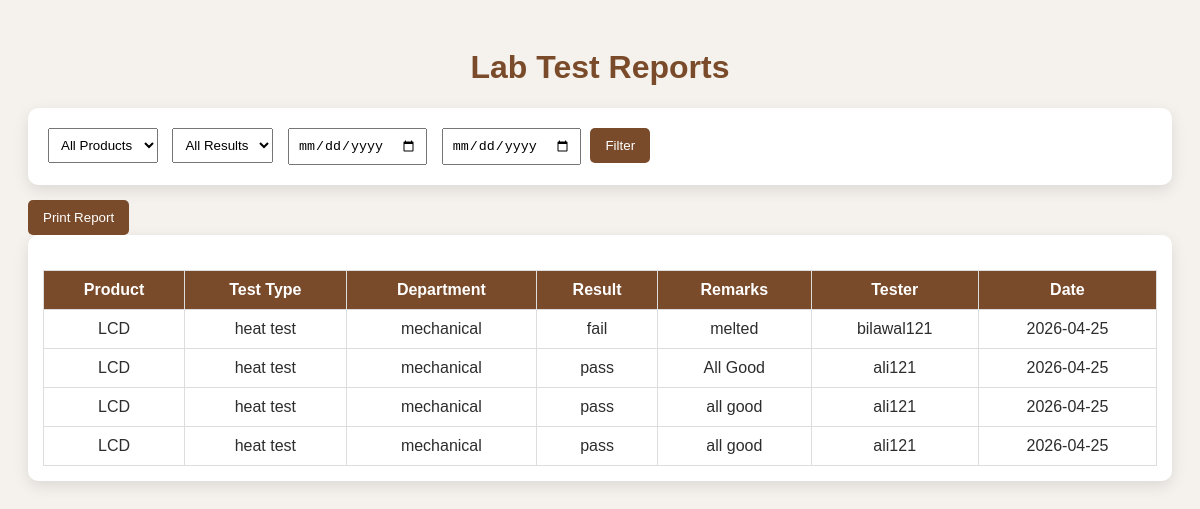
Screenshot of /reports/reports.php (signed in) with the database file from the repository.
### tables this page shows
CREATE TABLE `tests` (
  `id` int(11) NOT NULL,
  `test_id` varchar(12) NOT NULL,
  `product_ref` int(11) NOT NULL,
  `test_type` varchar(100) NOT NULL,
  `department` varchar(100) DEFAULT NULL,
  `result` varchar(20) DEFAULT NULL,
  `remarks` text DEFAULT NULL,
  `tested_by` int(11) DEFAULT NULL,
  `test_date` date DEFAULT NULL,
  `created_at` timestamp NOT NULL DEFAULT current_timestamp()
);

CREATE TABLE `products` (
  `id` int(11) NOT NULL,
  `product_id` varchar(10) NOT NULL,
  `product_name` varchar(100) NOT NULL,
  `product_type` varchar(100) NOT NULL,
  `revision_no` varchar(10) DEFAULT NULL,
  `manufacturing_no` varchar(20) DEFAULT NULL,
  `manufacture_date` date DEFAULT NULL,
  `status` varchar(50) DEFAULT 'Pending Testing',
  `created_at` timestamp NOT NULL DEFAULT current_timestamp()
);

CREATE TABLE `users` (
  `id` int(11) NOT NULL,
  `name` varchar(100) NOT NULL,
  `username` varchar(50) NOT NULL,
  `password` varchar(255) NOT NULL,
  `role` varchar(20) NOT NULL,
  `created_at` timestamp NOT NULL DEFAULT current_timestamp()
);

### reports/reports.php (the view, shortened to what this page needs)
<?php
include "../lab-system/db.php";
$query = "
SELECT tests.*, products.product_name, users.username
FROM tests
JOIN products ON tests.product_ref = products.id
JOIN users ON tests.tested_by = users.id
WHERE 1=1
";
$query .= " ORDER BY tests.id DESC";
$records = mysqli_query($conn, $query);
?>
<!DOCTYPE html>
<html>
<head>
</head>
<body>
<h1>Lab Test Reports</h1>
<div class="box">
<form method="GET">
    <select name="product_id">
        <option value="">All Products</option>
    </select>
    <select name="result">
        <option value="">All Results</option>
    </select>
    <input type="date" name="from_date">
    <input type="date" name="to_date">
    <button type="submit">Filter</button>
</form>
</div>
<button onclick="window.print()">Print Report</button>
<div class="box">
<table>
    <tr>
        <th>Product</th>
        <th>Test Type</th>
        <th>Department</th>
        <th>Result</th>
        <th>Remarks</th>
        <th>Tester</th>
        <th>Date</th>
    </tr>
    <?php while($row = mysqli_fetch_assoc($records)){ ?>
    <tr>
        <td><?php echo $row['product_name']; ?></td>
        <td><?php echo $row['test_type']; ?></td>
        <td><?php echo $row['department']; ?></td>
        <td><?php echo $row['result']; ?></td>
        <td><?php echo $row['remarks']; ?></td>
        <td><?php echo $row['username']; ?></td>
        <td><?php echo $row['test_date']; ?></td>
    </tr>
    <?php } ?>
</table>
</div>
</body>
</html>

### reports/reports.php (style rules this page uses)
body { font-family: Arial; background:#f5f1ec; padding:20px; color:#2d2d2d; }
h1 { text-align:center; color:#7a4b2a; }
.box { background:white; padding:15px; border-radius:10px; margin-bottom:15px; box-shadow:0 5px 15px rgba(0,0,0,0.1); }
select, input { padding:8px; margin:5px; }
button { padding:10px 15px; background:#7a4b2a; color:white; border:none; cursor:pointer; border-radius:5px; }
table { width:100%; border-collapse:collapse; margin-top:20px; }
th, td { border:1px solid #ddd; padding:10px; text-align:center; }
th { background:#7a4b2a; color:white; }

### rows the page displays
tests: product_ref.product_name "LCD", test_type "heat test", department "mechanical", result "fail", remarks "melted", tested_by.username "bilawal121", test_date "2026-04-25"
tests: product_ref.product_name "LCD", test_type "heat test", department "mechanical", result "pass", remarks "All Good", tested_by.username "ali121", test_date "2026-04-25"
tests: product_ref.product_name "LCD", test_type "heat test", department "mechanical", result "pass", remarks "all good", tested_by.username "ali121", test_date "2026-04-25"
tests: product_ref.product_name "LCD", test_type "heat test", department "mechanical", result "pass", remarks "all good", tested_by.username "ali121", test_date "2026-04-25"
